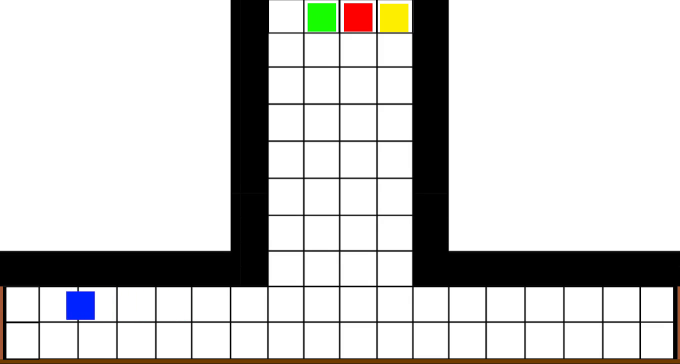
#> input picture frame 317 of Sample Video.mp4, 1360 x 728 px (shown at 1/2 size)
$ python FeedForward.py
#> lines starting #> are read from the running program, lines starting #| are printed output that depends on the picture; after the words box and inside, x2 and y2 are one past the last pixel; in counts of white or black regions, pixels touching at a corner belong together
'''
AUTHOR: Surya Prakash Mishra
Still uses HSV tracker, working with template
Line and color shifts if body of interest is 10 units far
Give a pause at end point to throw and while changing body of interest
Can work at an avg FPS of 21, max 25 in 8 GB RAM
Still havent used multiprocessing
'''


import numpy as np
import cv2
import time
import warnings
warnings.filterwarnings('ignore')

CONTOURX, CONTOURY= 0, 0
fail=0


def nothing(x):
    pass
def destroy():
    cv2.destroyAllWindows()


colors= ['blue', 'green', 'red', 'yellow']

# for masking
l_b= np.array([[104, 186, 0], [42, 234, 0], [0, 224, 0], [21, 212, 6]])
h_b= np.array([[134, 255, 255], [88, 255, 255], [14, 255, 255], [43, 255, 255]])

# since camera is static landamrks can be fixed
# landmarks
pos_1 = np.array([[571.05, 34.05], [643.05, 34.0], [715.05, 34.05], [787.05, 34.05]])   # strarting position
pos_2 = np.array([[571.05, 610], [643.05, 682], [715.05, 683], [787.05, 609.05]])       # L corner
pos_3 = np.array([[48.0, 610], [48.0, 682], [1316, 683], [1316, 609.05]])               # final position

# find center
def center(image):
    global CONTOURX, CONTOURY
    global fail
    try:
        gray=cv2.cvtColor(image,cv2.COLOR_BGR2GRAY)
    except:
        gray=image
    edged = cv2.Canny(gray, 50, 200)
    contours, _ = cv2.findContours(edged, cv2.RETR_EXTERNAL, cv2.CHAIN_APPROX_SIMPLE)
    try:
        # Sort by left to right using our x_cord_contour function
        contours_left_to_right = sorted(contours, key = cv2.contourArea, reverse = True)
        M = cv2.moments(contours_left_to_right[0])
        cx = round((M['m10'] / (M['m00']+ 1e-8)), 2)
        cy = round((M['m01'] / (M['m00']+ 1e-8)), 2)
        CONTOURX, CONTOURY = cx, cy
        return cx, cy
    except:
        fail+=1
        return CONTOURX, CONTOURY

# play around to create more robut mask
def actual_pos(color, frame):
    hsv = cv2.cvtColor(frame, cv2.COLOR_BGR2HSV)
    hsv = cv2.erode(hsv, None, iterations=2)
    hsv = cv2.dilate(hsv, None, iterations=2)
    mask = cv2.inRange(hsv, l_b[color], h_b[color])
    mask = cv2.medianBlur(mask,5)
    cx, cy = center(mask)
    show = cv2.circle(frame.copy(), (int(cx), int(cy)), 3, (0, 0, 0), -1)
    return cx, cy, show, hsv


def ref_line(color, motion, frame, cx, cy):
    dis =0
    error = 0
    if(motion=='D'):
        show = cv2.line(frame.copy(), (0, int(pos_2[color][1])), (frame.shape[1], int(pos_2[color][1])), (250, 0, 200), 1, cv2.LINE_AA)
        show = cv2.line(show, (int(pos_2[color][0]), 0), (int(pos_2[color][0]), frame.shape[0]), (250, 0, 200), 1, cv2.LINE_AA)
        dis = abs(pos_2[color][1]- cy)
        error= abs(pos_2[color][0]- cx)
    if(motion=='U'):
        show = cv2.line(frame.copy(), (0, int(pos_1[color][1])), (frame.shape[1], int(pos_1[color][1])), (250, 0, 200), 1, cv2.LINE_AA)
        show = cv2.line(show, (int(pos_1[color][0]), 0), (int(pos_1[color][0]), frame.shape[0]), (250, 0, 200), 1, cv2.LINE_AA)
        dis = abs(pos_1[color][1]- cy)
        error= abs(pos_1[color][0]- cx)
    if(motion=='L'):
        if(color<2):    # blue, green first go left and then right
            show = cv2.line(frame.copy(), (0, int(pos_3[color][1])), (frame.shape[1], int(pos_3[color][1])), (250, 0, 200), 1, cv2.LINE_AA)
            show = cv2.line(show, (int(pos_3[color][0]), 0), (int(pos_3[color][0]), frame.shape[0]), (250, 0, 200), 1, cv2.LINE_AA)
            dis = abs(pos_3[color][0]- cx)
            error= abs(pos_3[color][1]- cy)
        else:           # red, yellow first opposite to blue green
            show = cv2.line(frame.copy(), (0, int(pos_2[color][1])), (frame.shape[1], int(pos_2[color][1])), (250, 0, 200), 1, cv2.LINE_AA)
            show = cv2.line(show, (int(pos_2[color][0]), 0), (int(pos_2[color][0]), frame.shape[0]), (250, 0, 200), 1, cv2.LINE_AA)
            dis = abs(pos_2[color][0]- cx)
            error= abs(pos_2[color][1]- cy)
    if(motion=='R'):
        if(color<2):
            show = cv2.line(frame.copy(), (0, int(pos_2[color][1])), (frame.shape[1], int(pos_2[color][1])), (250, 0, 200), 1, cv2.LINE_AA)
            show = cv2.line(show, (int(pos_2[color][0]), 0), (int(pos_2[color][0]), frame.shape[0]), (250, 0, 200), 1, cv2.LINE_AA)
            dis = abs(pos_2[color][0]- cx)
            error= abs(pos_2[color][1]- cy)
        else:
            show = cv2.line(frame.copy(), (0, int(pos_3[color][1])), (frame.shape[1], int(pos_3[color][1])), (250, 0, 200), 1, cv2.LINE_AA)
            show = cv2.line(show, (int(pos_3[color][0]), 0), (int(pos_3[color][0]), frame.shape[0]), (250, 0, 200), 1, cv2.LINE_AA)
            dis = abs(pos_3[color][0]- cx)
            error= abs(pos_3[color][1]- cy)

    return show, dis, error


def control(color, motion, dis):
    if dis > 10:
        return color, motion
    else:
        if(motion=="U"):
            # print(f'color change from {colors[color]} to next')
            if(color!=3):
                color+=1
                motion="D"
            return color, motion
        else:
            if(color<2):
                # print(f'{colors[color]}  entered with {dis} while going {motion}')
                if(motion=='R'):
                    motion='U'
                elif(motion=='L'):
                    motion='R'
                elif(motion=='D'):
                    motion='L'
                return color, motion
            else:
                # print(f'{colors[color]}  entered with {dis} while going {motion}')
                if(motion=='L'):
                    motion='U'
                elif(motion=='R'):
                    motion='L'
                elif(motion=='D'):
                    motion='R'
                return color, motion


cap = cv2.VideoCapture('Sample Video.mp4')
frame_width, frame_height = 728, 1360
out = cv2.VideoWriter('Lines.avi', cv2.VideoWriter_fourcc(*'XVID'), 20.0, (frame_height, frame_width))  # fps at 20, decrease for accurate distance
# Check if camera opened successfully
if (cap.isOpened()== False):
    print("Error opening video stream or file")


color=0
motion= 'D'
while(cap.isOpened()):
    ret, frame = cap.read()
#> frame is the input picture: shape (728, 1360, 3); mean B, G, R 202.7, 204.4, 205.1
    if ret == True:
        frame= cv2.resize(frame, (frame_height, frame_width), interpolation = cv2.INTER_AREA)

        cx, cy, show, res = actual_pos(color, frame)
#> in actual_pos, `hsv = cv2.cvtColor(frame, cv2.COLOR_BGR2HSV)`: hsv: shape (728, 1360, 3); mean H, S, V 2.3, 7.2, 206.7
#> in actual_pos, `hsv = cv2.erode(hsv, None, iterations=2)`: hsv: shape (728, 1360, 3); mean H, S, V 0.9, 5.5, 195.6
#> in actual_pos, `hsv = cv2.dilate(hsv, None, iterations=2)`: hsv: shape (728, 1360, 3); mean H, S, V 1.5, 6.9, 206.6
#> in actual_pos, `mask = cv2.inRange(hsv, l_b[color], h_b[color])`:
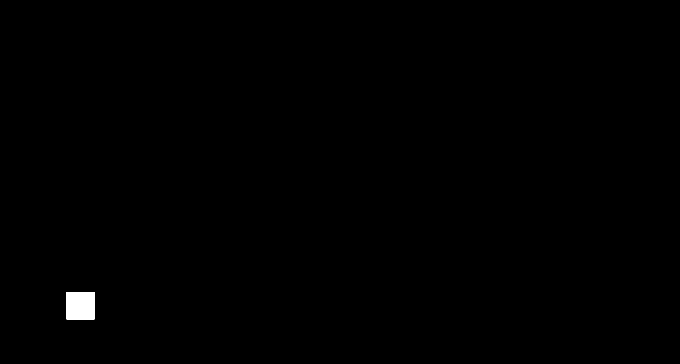
#> mask: shape (728, 1360) (shown at 1/2 size); 0.31% white; 1 white region, box (x1, y1, x2, y2) and area: (133, 584, 189, 639) 3080
#> in actual_pos, `mask = cv2.medianBlur(mask,5)`: mask: shape (728, 1360); 0.31% white; 1 white region, box (x1, y1, x2, y2) and area: (133, 584, 189, 639) 3068
#> in center, `edged = cv2.Canny(gray, 50, 200)`:
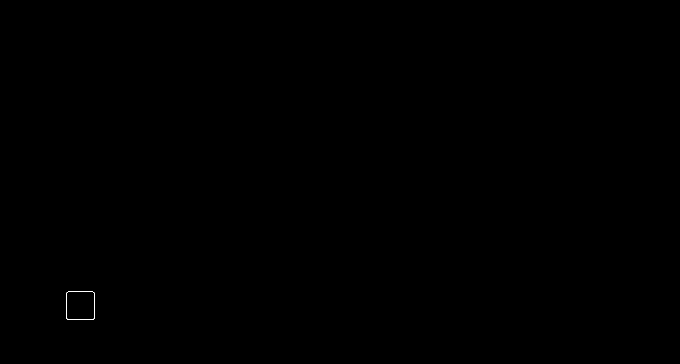
#> edged: shape (728, 1360) (shown at 1/2 size); 0.02% white in thin lines or dots, all inside (x1, y1, x2, y2) = (132, 583, 189, 639)
#> in center, `contours, _ = cv2.findContours(edged, cv2.RETR_EXTERNAL, cv2.CHAIN_APP..`: contours = 1 contour; box (x1, y1, x2, y2) and area: (132, 583, 189, 639) 3067
#> in center, `contours_left_to_right = sorted(contours, key = cv2.contourArea, rever..`: contours_left_to_right has the same summary as contours
#> in center, `M = cv2.moments(contours_left_to_right[0])`: M = moments, m00 3067, centre m10/m00, m01/m00 = (160.1, 610.6)
#> in center, `cx = round((M['m10'] / (M['m00']+ 1e-8)), 2)`: cx = 160.1
#> in center, `cy = round((M['m01'] / (M['m00']+ 1e-8)), 2)`: cy = 610.5
#> in center, `CONTOURX, CONTOURY = cx, cy`: CONTOURX = 160.1; CONTOURY = 610.5
#> in actual_pos, `cx, cy = center(mask)`: cx = 160.1; cy = 610.5
#> cx = 160.1; cy = 610.5


        show, dis, error = ref_line(color, motion, show, cx, cy)
#> in ref_line, `dis = abs(pos_2[color][1]- cy)`: dis = 0.55
#> in ref_line, `error= abs(pos_2[color][0]- cx)`: error = 411
#> dis = 0.55; error = 411
        color, motion = control(color, motion, dis)
#> color = 0; motion = 'L'

        text1 = f'Color of interest is {colors[color]}'
#> text1 = 'Color of interest is blue'
        text2 = f'Actual position of the body is  {cx}, {cy}'
        text3 = f'Distance left before next turn {round(dis, 3)}'
#> text3 = 'Distance left before next turn 0.55'
        text4 = f'Instantenous error in alignment is {round(error, 3)}'
#> text4 = 'Instantenous error in alignment is 411.0'
        text5 = f'Motion of body is {motion}'
#> text5 = 'Motion of body is L'

        cv2.putText(show, text1, (10, 20), cv2.FONT_HERSHEY_SIMPLEX, 0.6, (52, 51, 50), 2) # 52, 51, 50
        cv2.putText(show, text2, (10, 50), cv2.FONT_HERSHEY_SIMPLEX, 0.6, (52, 51, 50), 2) # 255, 255, 255
        cv2.putText(show, text3, (10, 80), cv2.FONT_HERSHEY_SIMPLEX, 0.6, (52, 51, 50), 2)
        cv2.putText(show, text4, (10, 110), cv2.FONT_HERSHEY_SIMPLEX, 0.6, (52, 51, 50), 2)
        cv2.putText(show, text5, (10, 140), cv2.FONT_HERSHEY_SIMPLEX, 0.6, (52, 51, 50), 2)
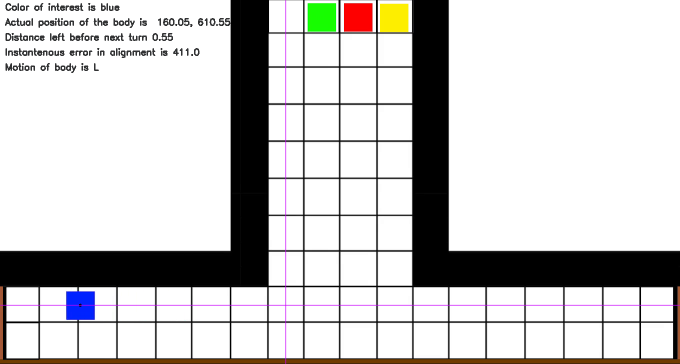
#> show: shape (728, 1360, 3) (shown at 1/2 size); mean B, G, R 200.7, 201.7, 203

        out.write(show)
        cv2.imshow('Frame',show)
        cv2.imshow('HSV', res)

        # Press Q on keyboard to  exit
        if cv2.waitKey(25) & 0xFF == ord('q'):
#> (key q is pressed here)
            break
    else:
        break


cap.release()
out.release()
cv2.destroyAllWindows()

$ run again, starting later in the video
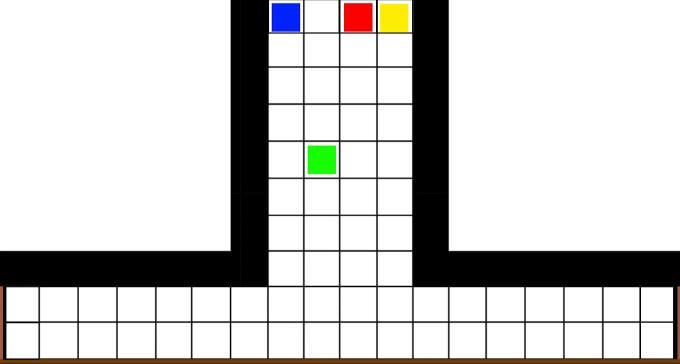
#> input picture frame 1428 of Sample Video.mp4, 1360 x 728 px (shown at 1/2 size)
#> frame is the input picture: shape (728, 1360, 3); mean B, G, R 202.7, 204.3, 205.1
#> in actual_pos, `mask = cv2.inRange(hsv, l_b[color], h_b[color])`:
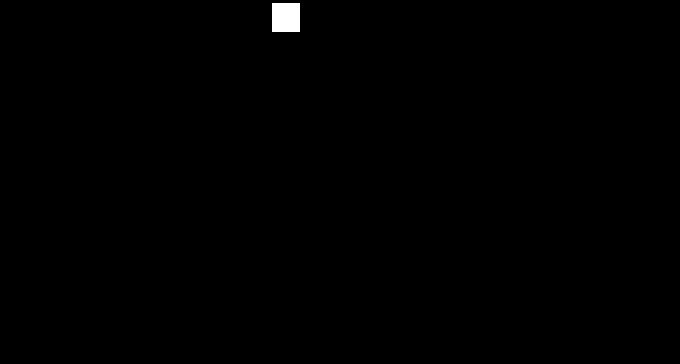
#> mask: shape (728, 1360) (shown at 1/2 size); 0.32% white; 1 white region, box (x1, y1, x2, y2) and area: (544, 7, 600, 63) 3136
#> edged: shape (728, 1360); 0.02% white in thin lines or dots, all inside (x1, y1, x2, y2) = (543, 6, 600, 63)
#> contours = 1 contour; box (x1, y1, x2, y2) and area: (543, 6, 600, 63) 3123
#> contours_left_to_right has the same summary as contours
#> M = moments, m00 3123, centre m10/m00, m01/m00 = (571.1, 34.05)
#> in center, `cx = round((M['m10'] / (M['m00']+ 1e-8)), 2)`: cx = 571
#> in center, `cy = round((M['m01'] / (M['m00']+ 1e-8)), 2)`: cy = 34.05
#> CONTOURX = 571; CONTOURY = 34.05
#> in actual_pos, `cx, cy = center(mask)`: cx = 571; cy = 34.05
#> `cx, cy, show, res = actual_pos(color, frame)`: cx = 571; cy = 34.05
#> in ref_line, `dis = abs(pos_2[color][1]- cy)`: dis = 576
#> in ref_line, `error= abs(pos_2[color][0]- cx)`: error = 0
#> `show, dis, error = ref_line(color, motion, show, cx, cy)`: dis = 576; error = 0
#> motion = 'D'
#> text1 = 'Color of interest is blue'
#> text3 = 'Distance left before next turn 575.95'
#> text4 = 'Instantenous error in alignment is 0.0'
#> text5 = 'Motion of body is D'
#> `cv2.putText(show, text5, (10, 140), cv2.FONT_HERSHEY_SIMPLEX, 0.6, (52..`:
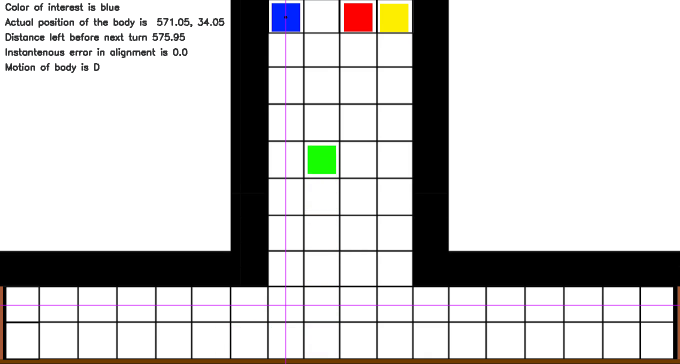
#> show: shape (728, 1360, 3) (shown at 1/2 size); mean B, G, R 200.7, 201.6, 202.9

$ run again, starting later in the video
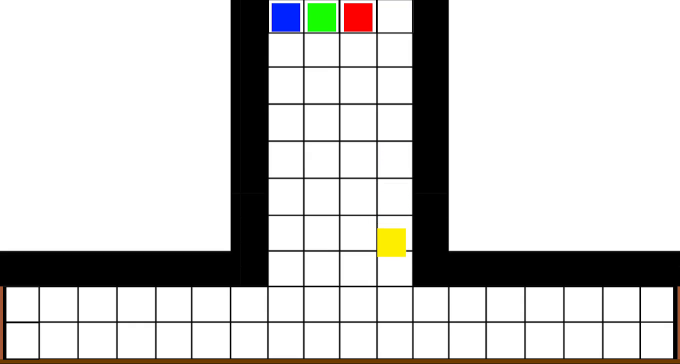
#> input picture frame 2540 of Sample Video.mp4, 1360 x 728 px (shown at 1/2 size)
#> frame is the input picture: shape (728, 1360, 3); mean B, G, R 202.7, 204.4, 205.1
#> in actual_pos, `mask = cv2.inRange(hsv, l_b[color], h_b[color])`:
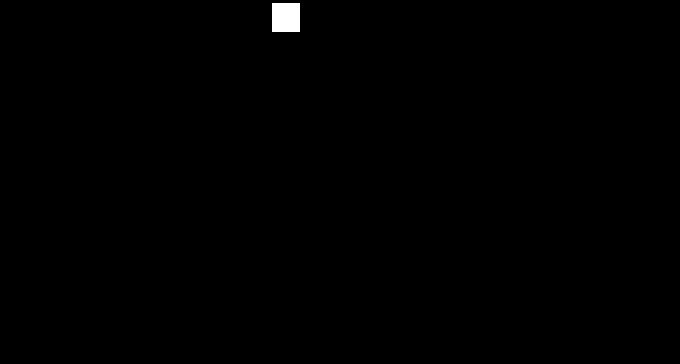
#> mask: shape (728, 1360) (shown at 1/2 size); 0.32% white; 1 white region, box (x1, y1, x2, y2) and area: (544, 7, 600, 63) 3136
#> edged: shape (728, 1360); 0.02% white in thin lines or dots, all inside (x1, y1, x2, y2) = (543, 6, 600, 63)
#> contours = 1 contour; box (x1, y1, x2, y2) and area: (543, 6, 600, 63) 3123
#> contours_left_to_right has the same summary as contours
#> M = moments, m00 3123, centre m10/m00, m01/m00 = (571.1, 34.05)
#> in center, `cx = round((M['m10'] / (M['m00']+ 1e-8)), 2)`: cx = 571
#> in center, `cy = round((M['m01'] / (M['m00']+ 1e-8)), 2)`: cy = 34.05
#> CONTOURX = 571; CONTOURY = 34.05
#> in actual_pos, `cx, cy = center(mask)`: cx = 571; cy = 34.05
#> `cx, cy, show, res = actual_pos(color, frame)`: cx = 571; cy = 34.05
#> in ref_line, `dis = abs(pos_2[color][1]- cy)`: dis = 576
#> in ref_line, `error= abs(pos_2[color][0]- cx)`: error = 0
#> `show, dis, error = ref_line(color, motion, show, cx, cy)`: dis = 576; error = 0
#> motion = 'D'
#> text1 = 'Color of interest is blue'
#> text3 = 'Distance left before next turn 575.95'
#> text4 = 'Instantenous error in alignment is 0.0'
#> text5 = 'Motion of body is D'
#> `cv2.putText(show, text5, (10, 140), cv2.FONT_HERSHEY_SIMPLEX, 0.6, (52..`:
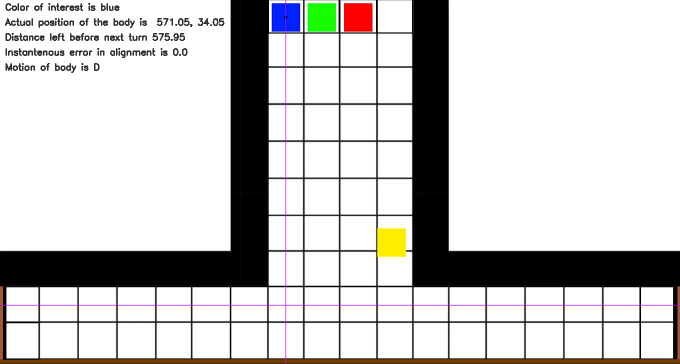
#> show: shape (728, 1360, 3) (shown at 1/2 size); mean B, G, R 200.7, 201.7, 203
